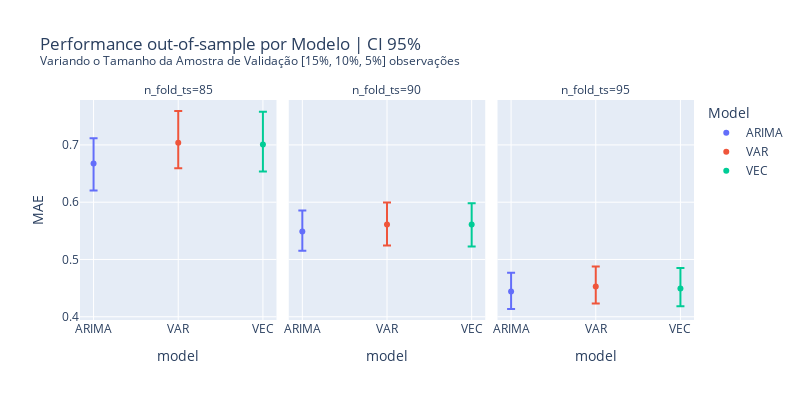

Notebook source saved alongside this figure:
### Code cell
filter_select = (df_MAE.n_ts==3) & (df_MAE.n_ma==0) & (df_MAE.n_obs==500)
boot_df_ci_filter = df_MAE.loc[filter_select].copy()

fig = px.scatter(boot_df_ci_filter, x="model", y="MAE", color="model", facet_col="n_fold_ts",error_y="ci_sup",error_y_minus="ci_inf")
fig.update_layout(width=800, height=400)
fig.update_layout(title="Performance out-of-sample por Modelo | CI 95% <br><sup>Variando o Tamanho da Amostra de Validação [15%, 10%, 5%] observações</sup>",legend_title="Model",margin=dict(t=100))
fig.show()

### Figure 1 — Plotly figure (JSON) as saved in the notebook; plotly's stock layout.template omitted (floating-point values rounded to 4 significant figures)
{"data": [{"error_y": {"array": [0.04398], "arrayminus": [0.04689]}, "hovertemplate": "model=%{x}<br>n_fold_ts=85<br>MAE=%{y}<extra></extra>", "legendgroup": "ARIMA", "marker": {"color": "#636efa", "symbol": "circle"}, "mode": "markers", "name": "ARIMA", "orientation": "v", "showlegend": true, "type": "scatter", "x": ["ARIMA"], "xaxis": "x", "y": [0.6674], "yaxis": "y"}, {"error_y": {"array": [0.03681], "arrayminus": [0.0337]}, "hovertemplate": "model=%{x}<br>n_fold_ts=90<br>MAE=%{y}<extra></extra>", "legendgroup": "ARIMA", "marker": {"color": "#636efa", "symbol": "circle"}, "mode": "markers", "name": "ARIMA", "orientation": "v", "showlegend": false, "type": "scatter", "x": ["ARIMA"], "xaxis": "x2", "y": [0.5488], "yaxis": "y2"}, {"error_y": {"array": [0.03295], "arrayminus": [0.03046]}, "hovertemplate": "model=%{x}<br>n_fold_ts=95<br>MAE=%{y}<extra></extra>", "legendgroup": "ARIMA", "marker": {"color": "#636efa", "symbol": "circle"}, "mode": "markers", "name": "ARIMA", "orientation": "v", "showlegend": false, "type": "scatter", "x": ["ARIMA"], "xaxis": "x3", "y": [0.444], "yaxis": "y3"}, {"error_y": {"array": [0.05552], "arrayminus": [0.04449]}, "hovertemplate": "model=%{x}<br>n_fold_ts=85<br>MAE=%{y}<extra></extra>", "legendgroup": "VAR", "marker": {"color": "#EF553B", "symbol": "circle"}, "mode": "markers", "name": "VAR", "orientation": "v", "showlegend": true, "type": "scatter", "x": ["VAR"], "xaxis": "x", "y": [0.7037], "yaxis": "y"}, {"error_y": {"array": [0.03804], "arrayminus": [0.03696]}, "hovertemplate": "model=%{x}<br>n_fold_ts=90<br>MAE=%{y}<extra></extra>", "legendgroup": "VAR", "marker": {"color": "#EF553B", "symbol": "circle"}, "mode": "markers", "name": "VAR", "orientation": "v", "showlegend": false, "type": "scatter", "x": ["VAR"], "xaxis": "x2", "y": [0.5612], "yaxis": "y2"}, {"error_y": {"array": [0.0353], "arrayminus": [0.02956]}, "hovertemplate": "model=%{x}<br>n_fold_ts=95<br>MAE=%{y}<extra></extra>", "legendgroup": "VAR", "marker": {"color": "#EF553B", "symbol": "circle"}, "mode": "markers", "name": "VAR", "orientation": "v", "showlegend": false, "type": "scatter", "x": ["VAR"], "xaxis": "x3", "y": [0.4526], "yaxis": "y3"}, {"error_y": {"array": [0.05706], "arrayminus": [0.04691]}, "hovertemplate": "model=%{x}<br>n_fold_ts=85<br>MAE=%{y}<extra></extra>", "legendgroup": "VEC", "marker": {"color": "#00cc96", "symbol": "circle"}, "mode": "markers", "name": "VEC", "orientation": "v", "showlegend": true, "type": "scatter", "x": ["VEC"], "xaxis": "x", "y": [0.7007], "yaxis": "y"}, {"error_y": {"array": [0.03714], "arrayminus": [0.03844]}, "hovertemplate": "model=%{x}<br>n_fold_ts=90<br>MAE=%{y}<extra></extra>", "legendgroup": "VEC", "marker": {"color": "#00cc96", "symbol": "circle"}, "mode": "markers", "name": "VEC", "orientation": "v", "showlegend": false, "type": "scatter", "x": ["VEC"], "xaxis": "x2", "y": [0.561], "yaxis": "y2"}, {"error_y": {"array": [0.03562], "arrayminus": [0.031]}, "hovertemplate": "model=%{x}<br>n_fold_ts=95<br>MAE=%{y}<extra></extra>", "legendgroup": "VEC", "marker": {"color": "#00cc96", "symbol": "circle"}, "mode": "markers", "name": "VEC", "orientation": "v", "showlegend": false, "type": "scatter", "x": ["VEC"], "xaxis": "x3", "y": [0.4493], "yaxis": "y3"}], "layout": {"annotations": [{"font": {}, "showarrow": false, "text": "n_fold_ts=85", "x": 0.16, "xanchor": "center", "xref": "paper", "y": 1, "yanchor": "bottom", "yref": "paper"}, {"font": {}, "showarrow": false, "text": "n_fold_ts=90", "x": 0.5, "xanchor": "center", "xref": "paper", "y": 1, "yanchor": "bottom", "yref": "paper"}, {"font": {}, "showarrow": false, "text": "n_fold_ts=95", "x": 0.84, "xanchor": "center", "xref": "paper", "y": 1, "yanchor": "bottom", "yref": "paper"}], "height": 400, "legend": {"title": {"text": "Model"}, "tracegroupgap": 0}, "margin": {"t": 100}, "title": {"text": "Performance out-of-sample por Modelo | CI 95% <br><sup>Variando o Tamanho da Amostra de Validação [15%, 10%, 5%] observações</sup>"}, "width": 800, "xaxis": {"anchor": "y", "autorange": true, "categoryarray": ["ARIMA", "VAR", "VEC"], "categoryorder": "array", "domain": [0, 0.32], "range": [-0.1607, 2.161], "title": {"text": "model"}, "type": "category"}, "xaxis2": {"anchor": "y2", "autorange": true, "categoryarray": ["ARIMA", "VAR", "VEC"], "categoryorder": "array", "domain": [0.34, 0.66], "matches": "x", "range": [-0.1607, 2.161], "title": {"text": "model"}, "type": "category"}, "xaxis3": {"anchor": "y3", "autorange": true, "categoryarray": ["ARIMA", "VAR", "VEC"], "categoryorder": "array", "domain": [0.68, 1.0], "matches": "x", "range": [-0.1607, 2.161], "title": {"text": "model"}, "type": "category"}, "yaxis": {"anchor": "x", "autorange": true, "domain": [0, 1], "range": [0.3943, 0.7784], "title": {"text": "MAE"}, "type": "linear"}, "yaxis2": {"anchor": "x2", "autorange": true, "domain": [0, 1], "matches": "y", "range": [0.3943, 0.7784], "showticklabels": false, "type": "linear"}, "yaxis3": {"anchor": "x3", "autorange": true, "domain": [0, 1], "matches": "y", "range": [0.3943, 0.7784], "showticklabels": false, "type": "linear"}}}
